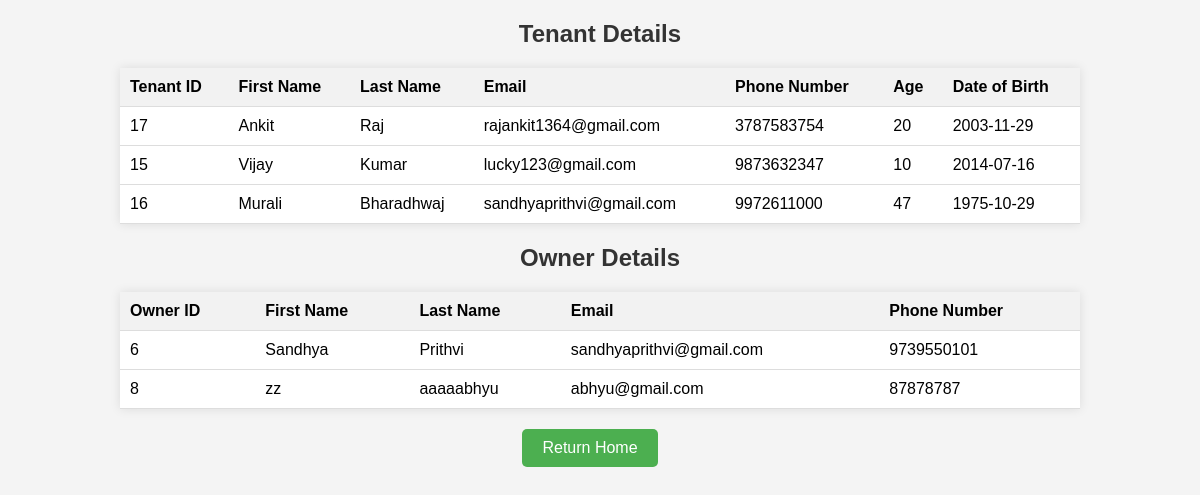
/Admin/admin_disp.php, run on the app's committed database.
### tables this page shows
CREATE TABLE `tenant` (
  `tenant_id` int(11) NOT NULL,
  `first_name` varchar(255) NOT NULL,
  `last_name` varchar(255) NOT NULL,
  `email` varchar(255) NOT NULL,
  `phone_number` varchar(20) NOT NULL,
  `age` int(11) NOT NULL,
  `dob` date NOT NULL,
  `owner_id` int(11) DEFAULT NULL,
  `username` varchar(255) NOT NULL,
  `password` varchar(255) NOT NULL
);

CREATE TABLE `owner` (
  `owner_id` int(11) NOT NULL,
  `first_name` varchar(255) NOT NULL,
  `last_name` varchar(255) NOT NULL,
  `email` varchar(255) NOT NULL,
  `phone_number` varchar(20) NOT NULL,
  `username` varchar(100) NOT NULL,
  `password` varchar(100) NOT NULL
);

### Admin/admin_disp.php (the view, shortened to what this page needs)
<?php
$conn = connect();
$tenant_query = "SELECT * FROM tenant";
$tenant_result = $conn->query($tenant_query);
$owner_query = "SELECT * FROM owner";
$owner_result = $conn->query($owner_query);
?>
<!DOCTYPE html>
<html lang="en">
<head>
</head>
<body>
    <h2>Tenant Details</h2>
    <table>
        <tr>
            <th>Tenant ID</th>
            <th>First Name</th>
            <th>Last Name</th>
            <th>Email</th>
            <th>Phone Number</th>
            <th>Age</th>
            <th>Date of Birth</th>
        </tr>
        <?php
        while($row = $tenant_result->fetch_assoc()) {
            echo "<tr>";
            echo "<td>".$row["tenant_id"]."</td>";
            echo "<td>".$row["first_name"]."</td>";
            echo "<td>".$row["last_name"]."</td>";
            echo "<td>".$row["email"]."</td>";
            echo "<td>".$row["phone_number"]."</td>";
            echo "<td>".$row["age"]."</td>";
            echo "<td>".$row["dob"]."</td>";
            echo "</tr>";
        }
        ?>
    </table>
    <h2>Owner Details</h2>
    <table>
        <tr>
            <th>Owner ID</th>
            <th>First Name</th>
            <th>Last Name</th>
            <th>Email</th>
            <th>Phone Number</th>
        </tr>
        <?php
        while($row = $owner_result->fetch_assoc()) {
            echo "<tr>";
            echo "<td>".$row["owner_id"]."</td>";
            echo "<td>".$row["first_name"]."</td>";
            echo "<td>".$row["last_name"]."</td>";
            echo "<td>".$row["email"]."</td>";
            echo "<td>".$row["phone_number"]."</td>";
            echo "</tr>";
        }
        ?>
    </table>
        <span class=btn-center>
    <a href="admin_dashboard.php" class="back-button">Return Home</a>
    </span>
</body>
</html>

### Admin/admin_disp.php (style rules this page uses)
body { font-family: Arial, sans-serif; background-color: #f4f4f4; margin: 0; padding: 0; }
h2 { text-align: center; color: #333; margin-top: 20px; }
table { margin: 20px auto; border-collapse: collapse; width: 80%; box-shadow: 0 0 10px rgba(0, 0, 0, 0.1); background-color: #fff; }
th, td { padding: 10px; text-align: left; border-bottom: 1px solid #ddd; }
th { background-color: #f2f2f2; }
.back-button { display: inline-block; padding: 10px 20px; background-color: #4CAF50; color: white; text-decoration: none; border-radius: 5px; margin-right: 20px; }
.btn-center { display:flex; justify-content:center; align-items:center; }

### data on the page
tenant: tenant_id "17", first_name "Ankit", last_name "Raj", email "rajankit1364@gmail.com", phone_number "3787583754", age "20", dob "2003-11-29"
tenant: tenant_id "15", first_name "Vijay", last_name "Kumar", email "lucky123@gmail.com", phone_number "9873632347", age "10", dob "2014-07-16"
tenant: tenant_id "16", first_name "Murali", last_name "Bharadhwaj", email "sandhyaprithvi@gmail.com", phone_number "9972611000", age "47", dob "1975-10-29"
owner: owner_id "6", first_name "Sandhya", last_name "Prithvi", email "sandhyaprithvi@gmail.com", phone_number "9739550101"
owner: owner_id "8", first_name "zz", last_name "aaaaabhyu", email "abhyu@gmail.com", phone_number "87878787"
